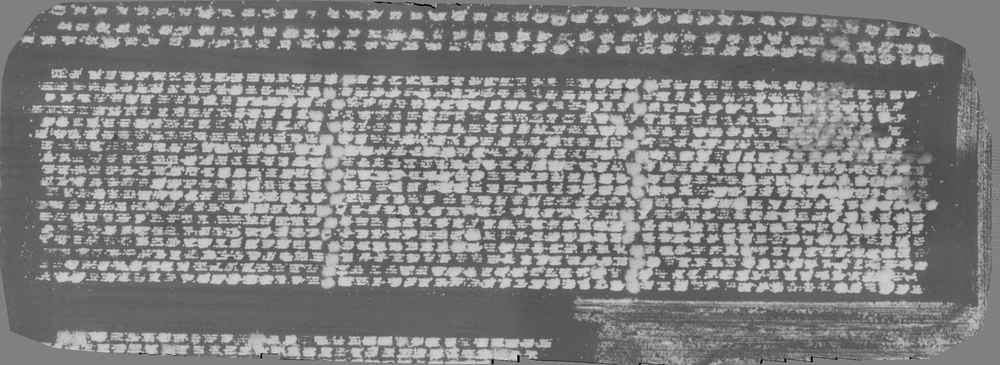
#> input picture Assignment 2/lentil.png, 1000 x 365 px, shrunk from 2194 x 800 before the run
$ jupyter execute asn2-q2.ipynb
#> lines starting #> are read from the running program, lines starting #| are printed output that depends on the picture
# Step 1: Blob detection

The `lentil.png` image is a greyscale image from constructed from the red light and near infrared light channels of a multispectral camera.  (Thanks to Dr. Kirstin Bett, Dept. of Plant Sciences, College of Agriculture for the image!).  The bright blobs you see in the middle section of the image are clusters of lentil plants called plots (each plot is a different genetic lineage).  These are areas of interest for plant breeders because they want to analyze the patches of plant, while ignoring the background soil.  To do that in an automated algorithm, we first have to find the plots!

Use one of the blob detection functions described at the end of the Topic 5 lecture slides to detect the blobs in the `lentil.png` image.  Obtain the best result you can from any one of the three available functions (in `skimage.feature`), namely `blob_log()`, `blob_dog()`, or `blob_doh()`.  Try the different functions and experiment with their parameters.   Don't worry too much about the correctness of the blobs at the very top and very bottom that are outside the area of the field trial.  These are not areas of interest.

For your best result, draw the blobs as circles on the output image and display the result.    The last slide of Topic 5 gives you an example of some code that does this.  Sample output is shown in the assignment description document.

Sample output is given in the assignment document but be aware that it is not necessarily representative of the quality of the blob detection that you might achieve because I did not spend more than 5 minutes tweaking the parameters.  You should be able to do at least as well, but possibly also better.

_Hint: as usual, it is suggested that you convert the image to dtype `float` before processing._

_Hint: the lentil field image is pretty big, so you'll need to set the figure size to something larger.  For me `plt.figure(figsize=(20,7))` worked well, but I have an almost 4K display.  Smaller may work for you._

[cell 1]
import skimage.io as io
import skimage.util as util
import skimage.feature as feat
import matplotlib.pyplot as plt
import numpy as np

I_l = io.imread("lentil.png")
#> I_l is the input picture: shape (365, 1000); min 0, max 215, mean 129.8
I_l = util.img_as_float(I_l)

def blob_detector(I, method="log", min_sigma=1, max_sigma=50, num_sigma=10, threshold=0.2):

#> called with method = 'log', min_sigma = 7.5, max_sigma = 25, num_sigma = 20, threshold = 0.08
    if method == "log":
        blobs = feat.blob_log(I, min_sigma=min_sigma, max_sigma=max_sigma, num_sigma=num_sigma, threshold=threshold)
#> blobs = 134 rows, first 8: [58, 926, 7.5], [340, 71, 9.34], [48, 561, 7.5], [364, 494, 24.08], [37, 395, 7.5], [43, 498, 7.5], [274, 70, 9.34], [277, 454, 7.5]
        blobs[:, 2] = blobs[:, 2] * np.sqrt(2)
    elif method == "dog":
        blobs = feat.blob_dog(I, min_sigma=min_sigma, max_sigma=max_sigma, threshold=threshold)
        blobs[:, 2] = blobs[:, 2] * np.sqrt(2)
    elif method == "doh":
        blobs = feat.blob_doh(I, min_sigma=min_sigma, max_sigma=max_sigma, threshold=threshold)
        # Don't need to make doh into a radius
    else:
        raise ValueError("method must be 'log', 'dog', or 'doh'")
    return blobs

[cell 2]
m = "log"
min_s = 7.5
max_s = 25
ns = 20
th=0.08

fig, axes = plt.subplots(1,1, figsize=(20, 7))

B = blob_detector(I_l, m, min_s, max_s, ns, th)
#> B = 134 rows, first 8: [58, 926, 10.61], [340, 71, 13.21], [48, 561, 10.61], [364, 494, 34.05], [37, 395, 10.61], [43, 498, 10.61], [274, 70, 13.21], [277, 454, 10.61]
axes.imshow(I_l, cmap='gray', vmin=0, vmax=1)
for y, x, r in B:
    axes.add_patch(plt.Circle((x, y), r, color='lime', fill=False, linewidth=1.0))
#> this loop made 134 passes
#> (y, x, r) on passes 1 to 12: (58, 926, 10.61), (340, 71, 13.21), (48, 561, 10.61), (364, 494, 34.05), (37, 395, 10.61), (43, 498, 10.61), (274, 70, 13.21), (277, 454, 10.61), (42, 520, 10.61), (283, 680, 10.61), (115, 885, 10.61), (278, 639, 13.21)
axes.set_axis_off()
axes.set_title(f"Best {m} plot | min={min_s} max={max_s} ns={ns}\nth={th} | n={len(B)}")


plt.tight_layout()
plt.show()
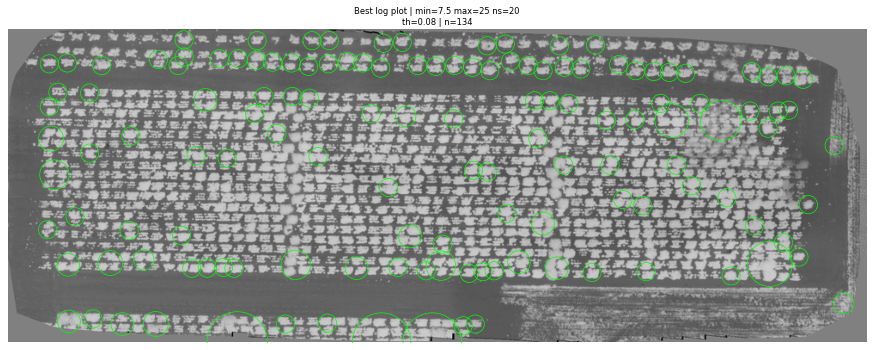
#> figure drawn by matplotlib, 1 panel

[cell 3]
m = "dog"
min_s = 6
max_s = 14
ns = 10
th=0.02

fig, axes = plt.subplots(1,1, figsize=(20, 7))

B = blob_detector(I_l, m, min_s, max_s, ns, th)
#> in blob_detector (call 2), `blobs = feat.blob_dog(I, min_sigma=min_sigma, max_sigma=max_sigma, thr..`: blobs = 457 rows, first 8: [58, 926, 6], [343, 256, 6], [339, 65, 6], [48, 561, 6], [340, 76, 6], [37, 395, 6], [43, 498, 6], [277, 454, 6]
#> B = 457 rows, first 8: [58, 926, 8.49], [343, 256, 8.49], [339, 65, 8.49], [48, 561, 8.49], [340, 76, 8.49], [37, 395, 8.49], [43, 498, 8.49], [277, 454, 8.49]
axes.imshow(I_l, cmap='gray', vmin=0, vmax=1)
for y, x, r in B:
    axes.add_patch(plt.Circle((x, y), r, color='lime', fill=False, linewidth=1.0))
#> this loop made 457 passes
axes.set_axis_off()
axes.set_title(f"Best {m} plot | min={min_s} max={max_s} ns={ns}\nth={th} | n={len(B)}")


plt.tight_layout()
plt.show()
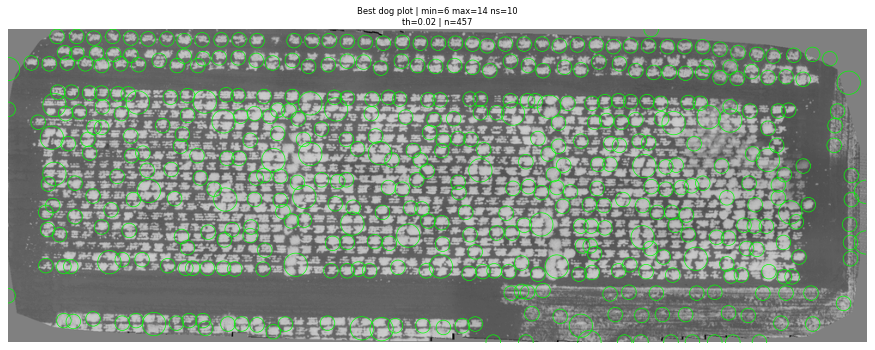
#> figure drawn by matplotlib, 1 panel

[cell 4]
m = "doh"
min_s = 10
max_s = 30
ns = 5
th=0.004

fig, axes = plt.subplots(1,1, figsize=(20, 7))

B = blob_detector(I_l, m, min_s, max_s, ns, th)
#> B = [[349, 980, 30], [359, 530, 10], [48, 559, 10], [113, 883, 10], [356, 356, 10], [353, 434, 10], [39, 47, 10], [15, 457, 10], [214, 875, 10], [354, 484, 10], [284, 678, 10], [42, 108, 10]]
axes.imshow(I_l, cmap='gray', vmin=0, vmax=1)
for y, x, r in B:
    axes.add_patch(plt.Circle((x, y), r, color='lime', fill=False, linewidth=1.0))
#> this loop made 12 passes
axes.set_axis_off()
axes.set_title(f"Best {m} plot | min={min_s} max={max_s} ns={ns}\nth={th} | n={len(B)}")


plt.tight_layout()
plt.show()
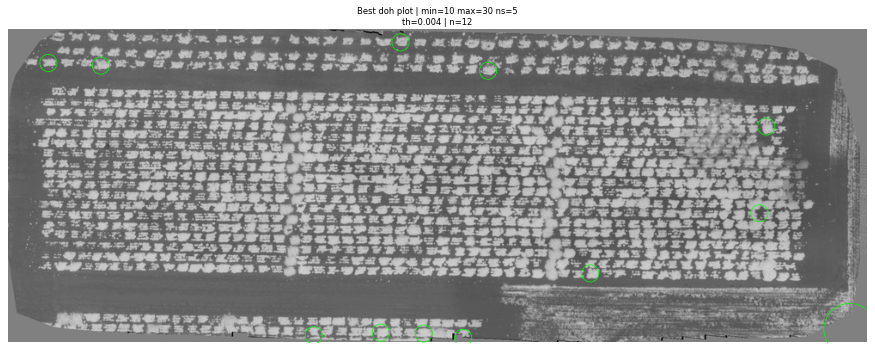
#> figure drawn by matplotlib, 1 panel
